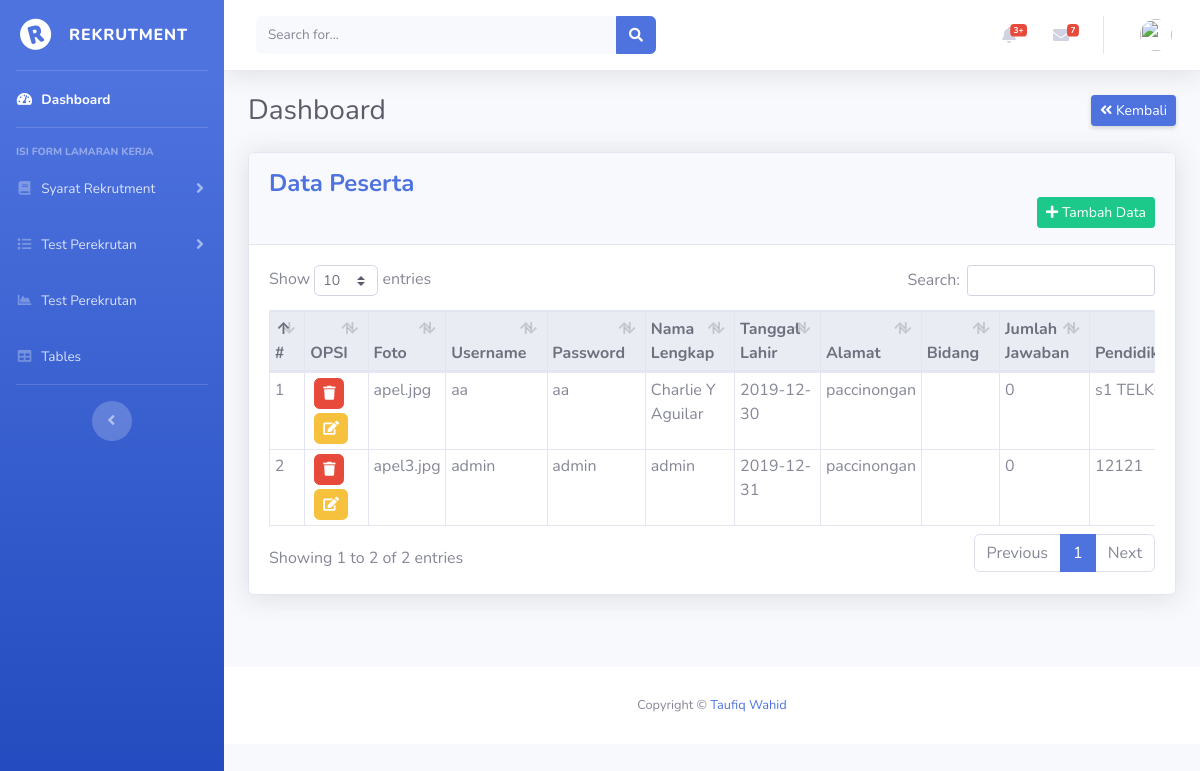
The page /index.php/admin/dataPeserta on the database its author committed.
### tables this page shows
CREATE TABLE `tb_peserta` (
  `id_peserta` varchar(50) NOT NULL,
  `foto` varchar(100) NOT NULL,
  `username` varchar(50) NOT NULL,
  `password` varchar(50) NOT NULL,
  `nama_lengkap` varchar(50) NOT NULL,
  `tgl_lahir` date NOT NULL,
  `alamat` varchar(50) NOT NULL,
  `bidang` varchar(50) NOT NULL,
  `jml_jwb` int(11) NOT NULL,
  `pendidikan` varchar(50) NOT NULL,
  `keahlihan` text NOT NULL,
  `pengalaman` text NOT NULL,
  `cv_portofolio` varchar(100) NOT NULL,
  `surat_lamaran` varchar(100) NOT NULL
);

### application/controllers/Admin.php (called while the page is built, shortened)
<?php
class Admin extends CI_Controller {
	public function dataPeserta()
	{
		$data['peserta'] = $this->m_admin->dataPeserta()->result();
		$id = $this->uri->segment(3);
		$data['updatePeserta'] = $this->m_admin->editData($id)->row();
		$this->load->view('_Header');
		$this->load->view('_SidebarAdmin');
		$this->load->view('admin/peserta/data', $data);
		$this->load->view('_Footer');
}
}

### index.php (called while the page is built, shortened)
<?php
require_once BASEPATH.'core/CodeIgniter.php';

### application/models/m_admin.php (called while the page is built, shortened)
<?php
class M_admin extends CI_Model {
	public function dataPeserta()
	{
		return $this->db->get('tb_peserta');
	}
}

### application/views/admin/peserta/data.php (the view, shortened to what this page needs)
  <div class="card shadow mb-4">
    <div class="card-header py-3">
      <h4 class="m-0 font-weight-bold text-primary">Data Peserta</h4>
      <button type="button" class="float-right btn btn-success btn-sm" data-toggle="modal" data-target="#exampleModal"><i class="fas fa-plus"></i> Tambah Data</button>
    </div>
    <div class="card-body">
      <div class="table-responsive">
        <table class="table table-sm table-bordered table-hover" id="dataTable" width="100%" cellspacing="0">
          <thead class="thead-light">
            <tr>
              <th>#</th>
              <th>OPSI</th>
              <th>Foto</th>
              <th>Username</th>
              <th>Password</th>
              <th>Nama Lengkap</th>
              <th>Tanggal Lahir</th>
              <th>Alamat</th>
              <th>Bidang</th>
              <th>Jumlah Jawaban</th>
              <th>Pendidikan</th>
            </tr>
          </thead>
          <tbody class="table table-sm table-hover">
            <?php foreach ($peserta as $no => $peserta): ?>
            <tr>
              <td><?=$no+1;?></td>
              <td>
                <a href="<?=base_url("admin/hapusDataPeserta/$peserta->id_peserta/");?>" title="Hapus"><button type="button" class="btn rounded btn-danger btn-sm mx-1 mb-1"><i class="fas fa-trash"></i></button></a>
                <a href="<?= base_url("admin/dataPeserta/$peserta->id_peserta/#")?>" title="Edit"><button type="button" name="aaa" class="rounded btn btn-warning btn-sm mx-1" data-toggle="modal" data-target="#updateDataPeserta"><i class="fas fa-edit"></i></button></a>
              </td>
              <td><?=$peserta->foto; ?></td>
              <td><?=$peserta->username; ?></td>
              <td><?=$peserta->password; ?></td>
              <td><?=$peserta->nama_lengkap; ?></td>
              <td><?=$peserta->tgl_lahir; ?></td>
              <td><?=$peserta->alamat; ?></td>
              <td><?=$peserta->bidang; ?></td>
              <td><?=$peserta->jml_jwb; ?></td>
              <td><?=$peserta->pendidikan; ?></td>
            </tr>
            <?php endforeach ?>
          </tbody>
        </table>
      </div>
    </div>
  </div>
</div>

### application/views/_Header.php (shortened to what this page needs)
<!DOCTYPE html>
<html lang="en">
<head>
  <link href="<?= base_url('assets/') ?>vendor/fontawesome-free/css/all.min.css" rel="stylesheet" type="text/css">
  <link href="<?= base_url('assets/') ?>css/sb-admin-2.min.css" rel="stylesheet">
  <link href="<?=base_url('assets/') ?>vendor/datatables/dataTables.bootstrap4.min.css" rel="stylesheet">
</head>

### application/views/_SidebarAdmin.php (shortened to what this page needs)
<body id="page-top">
  <div id="wrapper">
    <ul class="navbar-nav bg-gradient-primary sidebar sidebar-dark accordion" id="accordionSidebar">
      <a class="sidebar-brand d-flex align-items-center justify-content-center" href="<?=base_url('admin/') ?>">
        <div class="sidebar-brand-icon rotate-n-15">
          <i class="fas fa-registered"></i>
        </div>
        <div class="sidebar-brand-text mx-3">Rekrutment</div>
      </a>
      <hr class="sidebar-divider my-0">
      <li class="nav-item active">
        <a class="nav-link" href="<?= base_url('admin/') ?>">
          <i class="fas fa-fw fa-tachometer-alt"></i>
          <span>Dashboard</span></a>
      </li>
      <hr class="sidebar-divider">
      <div class="sidebar-heading">
        Isi Form Lamaran Kerja
      </div>
      <li class="nav-item">
        <a class="nav-link collapsed" href="#" data-toggle="collapse" data-target="#collapsePages" aria-expanded="true" aria-controls="collapsePages">
          <i class="fas fa-fw fa-book"></i>
          <span>Syarat Rekrutment</span>
        </a>
      </li>
      <li class="nav-item">
        <a class="nav-link collapsed" href="#" data-toggle="collapse" data-target="#collapsePages1" aria-expanded="true" aria-controls="collapsePages1">
          <i class="fas fa-fw fa-list"></i>
          <span>Test Perekrutan</span>
        </a>
      </li>
      <li class="nav-item">
        <a class="nav-link" href="charts.html">
          <i class="fas fa-fw fa-chart-area"></i>
          <span>Test Perekrutan</span></a>
      </li>
      <li class="nav-item">
        <a class="nav-link" href="tables.html">
          <i class="fas fa-fw fa-table"></i>
          <span>Tables</span></a>
      </li>
      <hr class="sidebar-divider d-none d-md-block">
      <div class="text-center d-none d-md-inline">
        <button class="rounded-circle border-0" id="sidebarToggle"></button>
      </div>
    </ul>
    <div id="content-wrapper" class="d-flex flex-column">
      <div id="content">
        <nav class="navbar navbar-expand navbar-light bg-white topbar mb-4 static-top shadow">
          <form class="d-none d-sm-inline-block form-inline mr-auto ml-md-3 my-2 my-md-0 mw-100 navbar-search">
            <div class="input-group">
              <input type="text" class="form-control bg-light border-0 small" placeholder="Search for..." aria-label="Search" aria-describedby="basic-addon2">
              <div class="input-group-append">
                <button class="btn btn-primary" type="button">
                  <i class="fas fa-search fa-sm"></i>
                </button>
              </div>
            </div>
          </form>
          <ul class="navbar-nav ml-auto">
            <li class="nav-item dropdown no-arrow mx-1">
              <a class="nav-link dropdown-toggle" href="#" id="alertsDropdown" role="button" data-toggle="dropdown" aria-haspopup="true" aria-expanded="false">
                <i class="fas fa-bell fa-fw"></i>
                <span class="badge badge-danger badge-counter">3+</span>
              </a>
            </li>
            <li class="nav-item dropdown no-arrow mx-1">
              <a class="nav-link dropdown-toggle" href="#" id="messagesDropdown" role="button" data-toggle="dropdown" aria-haspopup="true" aria-expanded="false">
                <i class="fas fa-envelope fa-fw"></i>
                <span class="badge badge-danger badge-counter">7</span>
              </a>
            </li>
            <li class="nav-item dropdown no-arrow">
              <a class="nav-link dropdown-toggle" href="#" id="userDropdown" role="button" data-toggle="dropdown" aria-haspopup="true" aria-expanded="false">
                <img class="img-profile rounded-circle" src="https://images.unsplash.com/photo-1520719627573-5e2c1a6610f0?ixlib=rb-1.2.1&q=80&fm=jpg&crop=entropy&cs=tinysrgb&w=60&h=60&fit=crop&ixid=eyJhcHBfaWQiOjF9">
              </a>
            </li>
          </ul>
        </nav>
        <div class="container-fluid">
          <div class="d-sm-flex align-items-center justify-content-between mb-4">
            <h1 class="h3 mb-0 text-gray-800">Dashboard <?=ucfirst($this->session->userdata('level')); ?></h1>
            <a href="<?=base_url('admin/');?>" class="d-none d-sm-inline-block btn btn-sm btn-primary shadow-sm"><i class="fas fa-angle-double-left fa-xl"></i> Kembali</a>
          </div>

### application/views/_Footer.php (shortened to what this page needs)
    <br><br>
      <footer class="sticky-footer bg-white">
        <div class="container my-auto">
          <div class="copyright text-center my-auto">
            <span>Copyright &copy; <a href="#">Taufiq Wahid</a></span>
          </div>
        </div>
      </footer>
    </div>
  </div>
</body>
</html>

### rows shown on the page
tb_peserta: foto "apel.jpg", username "aa", password "aa", nama_lengkap "Charlie Y Aguilar", tgl_lahir "2019-12-30", alamat "paccinongan", jml_jwb "0", pendidikan "s1…"
tb_peserta: foto "apel3.jpg", username "admin", password "admin", nama_lengkap "admin", tgl_lahir "2019-12-31", alamat "paccinongan", jml_jwb "0", pendidikan "12121"
